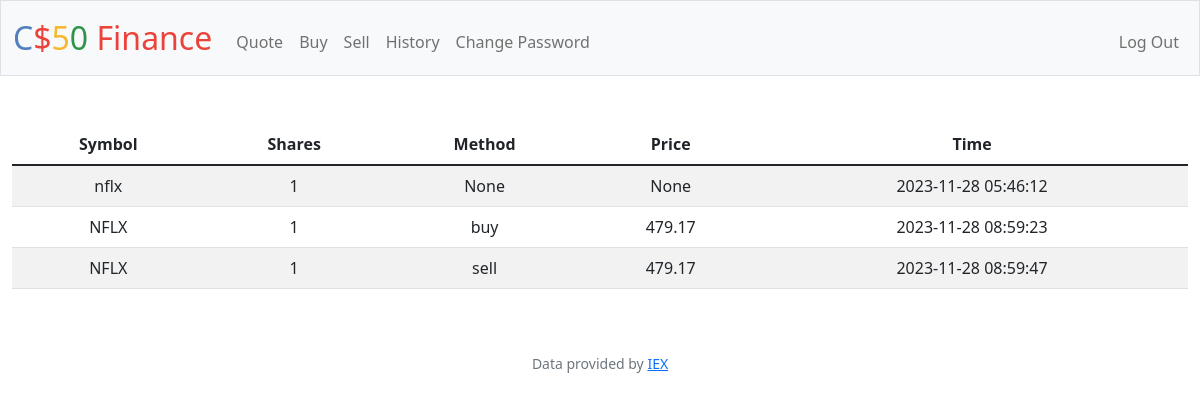
The app's page /history (signed in) with its own data.
### tables this page shows
CREATE TABLE purchases (user_id INTEGER NOT NULL,
   symbol TEXT,
   shares INTEGER NOT NULL,
   time DATETIME NOT NULL DEFAULT CURRENT_TIMESTAMP, action TEXT, price REAL,
 FOREIGN KEY(user_id) REFERENCES users(id)
);

### app.py (the view)
@app.route("/history")
@login_required
def history():
    rows = db.execute("SELECT * FROM purchases WHERE user_id = ?", session["user_id"])
    return render_template("history.html", rows=rows)

### app.py (called while the page is built)
@app.after_request
def after_request(response):
    response.headers["Cache-Control"] = "no-cache, no-store, must-revalidate"
    response.headers["Expires"] = 0
    response.headers["Pragma"] = "no-cache"
    return response

### helpers.py (called while the page is built)
def login_required(f):
    @wraps(f)
    def decorated_function(*args, **kwargs):
        if session.get("user_id") is None:
            return redirect("/login")
        return f(*args, **kwargs)
    return decorated_function

### templates/history.html (shortened to what this page needs)
{% extends "layout.html" %}
{% block main %}
    <table class="table table-striped">
        <thead>
            <tr>
                <th scope="col">Symbol</th>
                <th scope="col">Shares</th>
                <th scope="col">Method</th>
                <th scope="col">Price</th>
                <th scope="col">Time</th>
            </tr>
        </thead>
        <tbody>
            {% for row in rows %}
                <tr>
                    <td>{{row['symbol']}}</td>
                    <td>{{row['shares']}}</td>
                    <td>{{row['action']}}</td>
                    <td>{{row['price']}}</td>
                    <td>{{row['time']}}</td>
                </tr>
            {% endfor %}
        </tbody>
    </table>
{% endblock %}

### records on screen
purchases: symbol "nflx", shares "1", action "None", price "None", time "2023-11-28 05:46:12"
purchases: symbol "NFLX", shares "1", action "buy", price "479.17", time "2023-11-28 08:59:23"
purchases: symbol "NFLX", shares "1", action "sell", price "479.17", time "2023-11-28 08:59:47"
